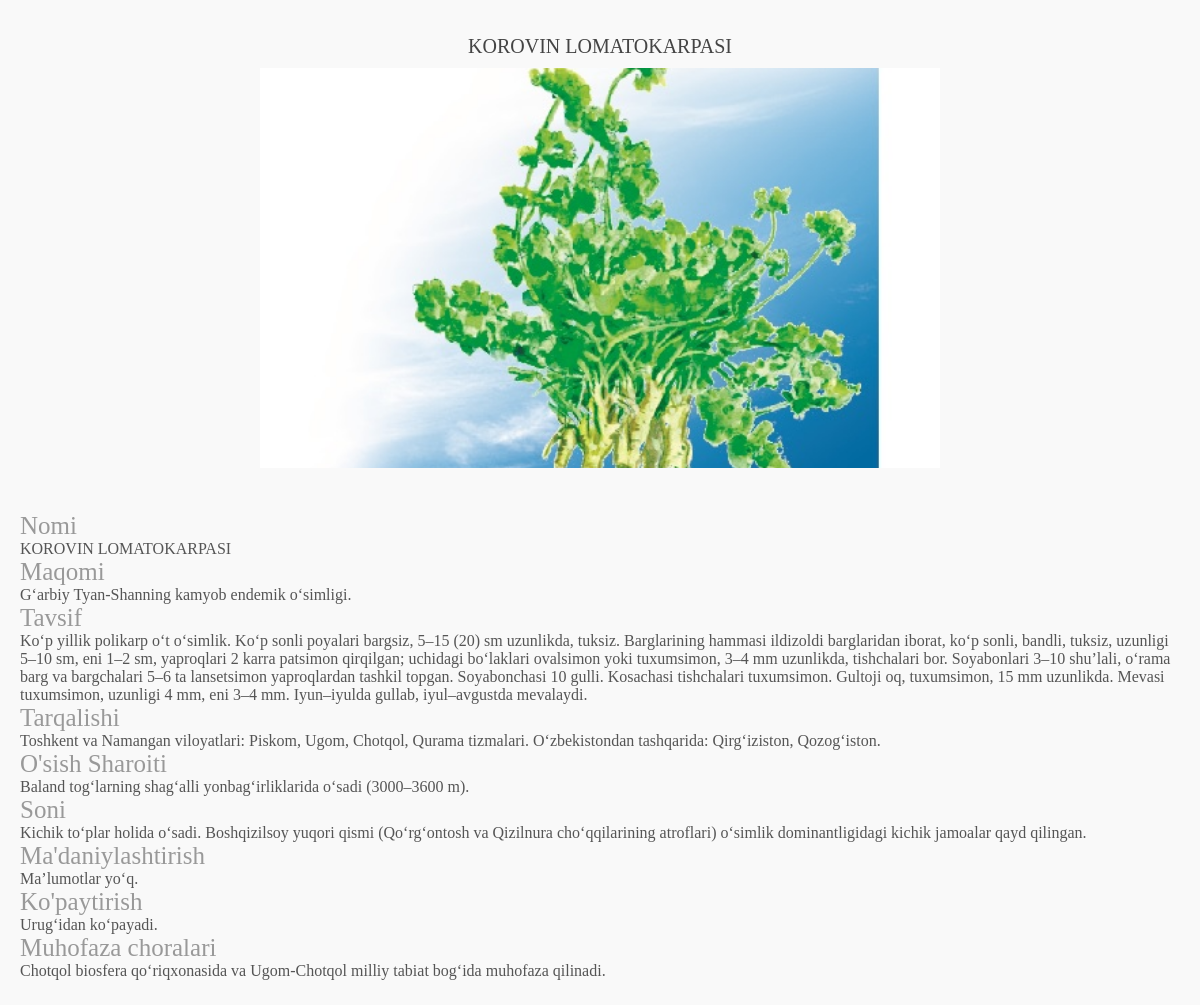
The app's page /osimlik/3/ with its own data.
### redmap/models.py (models this page shows, shortened)
class Osimlik(models.Model):
    oilasi = models.ForeignKey(Oilasi, on_delete=models.CASCADE)
    nomi = models.CharField(max_length=255)
    maqomi = models.TextField()
    tavsif = models.TextField()
    tarqalishi = models.TextField()
    sharoiti = models.TextField()
    soni = models.TextField()
    kupayishi = models.CharField(max_length=255)
    ozgarish_sabablari = models.TextField()
    madaniylashtirish = models.TextField()
    muhofaza_choralari = models.TextField()
    img = models.ImageField(upload_to="nature/", default="")
    class Meta:
        verbose_name = ("O'simlik")
        verbose_name_plural = ("O'simliklar")

### redmap/views.py (the view)
# urls.py: path('osimlik/<int:id>/',osimlikview,name="osimlik"),
def osimlikview(request,id):
    osimlik = get_object_or_404(Osimlik,id=id)
    return render(request,"osimlik_detail.html",{"osimlik":osimlik})

### templates/osimlik_detail.html (shortened to what this page needs)
{% load static  %}
<!DOCTYPE html>
<html lang="en">
<head>
    <link rel="stylesheet" href="{% static 'modal.css' %}">
</head>
<body>
    <div class="inner-content">
		<div class="inner-wrapper">
			<div class="picture-blog">
				<h1 class="picture-blog-name">{{osimlik.nomi}}</h1>
				<img src="{{ osimlik.img.url }}" alt=".....">
			</div>
			<div class="comment-blog">
				<div class="blog">
                    <h3>Nomi</h3>
                    <p>{{osimlik.nomi}}</p>
                </div>
				<div class="blog">
                    <h3>Maqomi</h3>
                    <p>{{osimlik.maqomi}}</p>
                </div>
				<div class="blog">
                    <h3>Tavsif</h3>
                    <p>{{osimlik.tavsif}}</p>
                </div>
				<div class="blog">
                    <h3>Tarqalishi</h3>
                    <p>{{osimlik.tarqalishi}}</p>
                </div>
				<div class="blog">
                    <h3>O'sish Sharoiti</h3>
                    <p>{{osimlik.sharoiti}}</p>
                </div>
				<div class="blog">
                    <h3>Soni</h3>
                    <p>{{osimlik.soni}}</p>
                </div>
				<div class="blog">
                    <h3>Ma'daniylashtirish</h3>
                    <p>{{osimlik.madaniylashtirish}}</p>
                </div>
				<div class="blog">
                    <h3>Ko'paytirish</h3>
                    <p>{{osimlik.kupayishi}}</p>
                </div>
				<div class="blog">
                    <h3>Muhofaza choralari</h3>
                    <p>{{osimlik.muhofaza_choralari}}</p>
                </div>
			</div>
		</div>
	</div>
</body>
</html>

### static/modal.css (style rules this page uses)
* { padding:0px; margin:0px; box-sizing:border-box; text-decoration:none; }
.inner-content { width:100%; min-height:100vh; padding:15px 10px; background-color:#f9f9f9; }
.inner-wrapper { width:100%; height:100%; display: flex; flex-direction: column; gap: 20px; align-items: center; justify-content: center; }
.picture-blog { width:min(100%,700px); padding: 10px; border-radius: 10px; }
.picture-blog h1 { text-align: center; font-size: 20px; font-weight: 500; padding: 10px 0; color: #444; }
.picture-blog img { width:min(100%,700px); height: 400px; object-fit: cover; object-position: center; }
.comment-blog { width: 100%; height: min(100%,400px); padding: 10px; border-radius: 10px; flex-direction: column; align-items: left; gap: 10px; }
.blog h3 { font-size: 25px; font-weight: 400; color: #999; }
.blog p { color: #555; }

### records on screen
Osimlik: nomi "KOROVIN LOMATOKARPASI", img (picture), maqomi "G‘arbiy Tyan-Shanning kamyob endemik o‘simligi.", tavsif "Ko‘p yillik polikarp o‘t o‘simlik. Ko‘p sonli poyalari bargsiz, 5–15 (20) sm uzunlikda, tuksiz. Barglarining hammasi ildizoldi barglaridan iborat, ko‘p sonli, bandli, tuksiz, uzunligi 5–10 sm, eni 1–2 sm, yaproqlari 2 karra patsimon qirqilgan; uchidagi bo‘laklari ovalsimon yoki tuxumsimon, 3–4 mm uzunlikda, tishchalari bor. Soyabonlari 3–10 shuʼlali, o‘rama barg va bargchalari 5–6 ta lansetsimon yaproqlardan tashkil topgan. Soyabonchasi 10 gulli. Kosachasi tishchalari tuxumsimon. Gultoji oq, tuxumsimon, 15 mm uzunlikda. Mevasi tuxumsimon, uzunligi 4 mm, eni 3–4 mm. Iyun–iyulda gullab, iyul–avgustda mevalaydi.", tarqalishi "Toshkent va Namangan viloyatlari: Piskom, Ugom, Chotqol, Qurama tizmalari. O‘zbekistondan tashqarida: Qirg‘iziston, Qozog‘iston.", sharoiti "Baland tog‘larning shag‘alli yonbag‘irliklarida o‘sadi (3000–3600 m).", soni "Kichik to‘plar holida o‘sadi. Boshqizilsoy yuqori qismi (Qo‘rg‘ontosh va Qizilnura cho‘qqilarining atroflari) o‘simlik dominantligidagi kichik jamoalar qayd qilingan.", madaniylashtirish "Maʼlumotlar yo‘q.", kupayishi "Urug‘idan ko‘payadi.", muhofaza_choralari "Chotqol biosfera qo‘riqxonasida va Ugom-Chotqol milliy tabiat bog‘ida muhofaza qilinadi."
